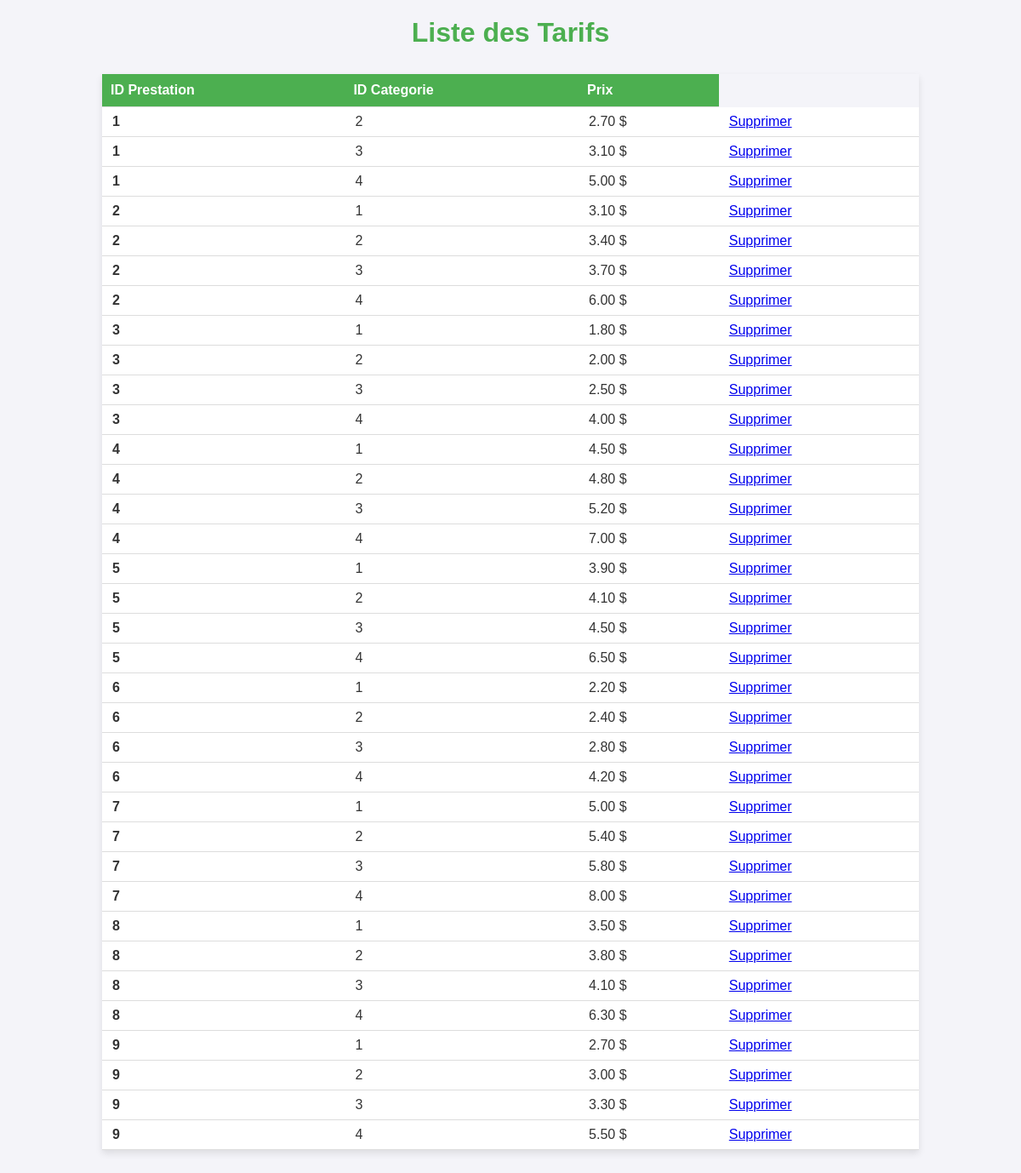
Page /Back-Office/View/tarifView.php (signed in) on the committed database.
### tables this page shows
CREATE TABLE `tarif` (
  `id_prestation` int(11) NOT NULL,
  `id_categorie` int(11) NOT NULL,
  `prix` decimal(10,2) DEFAULT NULL
);

### db.php (called while the page is built, shortened)
<?php
class Database {
    public function __construct() {
        $host = 'localhost';
        $dbname = 'restaurant';
        $username = 'root';
        $password = '';
        try {
            $this->pdo = new PDO("mysql:host=$host;dbname=$dbname;charset=utf8", $username, $password);
        } catch (PDOException $e) {
            die("Erreur de connexion : " . $e->getMessage());
        }
    }
}
?>

### Back-Office/Model/tarif.php (called while the page is built, shortened)
<?php
require_once '../../db.php';
class Tarif extends Database {
    public function getTarif() {
        $q = $this->pdo->query("SELECT * FROM tarif");
        return $q->fetchAll(PDO::FETCH_ASSOC);
    }
}
?>

### Back-Office/View/tarifView.php (the view, shortened to what this page needs)
<?php
include '../Model/tarif.php';
$model = new tarif();
$tarifs = $model->getTarif();
?>
<!DOCTYPE html>
<html lang="fr">
<head>
    <link rel="stylesheet" href="../Assets/css/ticket.css">
</head>
<body>
    <h1>Liste des Tarifs</h1>
    <table>
        <thead>
            <tr>
                <th>ID Prestation</th>
                <th>ID Categorie</th>
                <th>Prix</th>
            </tr>
        </thead>
        <tbody>
            <?php foreach ($tarifs as $tarif): ?>
                <tr>
                    <td><?= htmlspecialchars($tarif['id_prestation']) ?></td>
                    <td><?= htmlspecialchars($tarif['id_categorie']) ?></td>
                    <td><?= htmlspecialchars($tarif['prix']) ?> $</td>
                    <td>
                        <a href="../Controller/TarifControl.php?action=delete&id=<?= $tarif['id_prestation'] ?>&prix=<?= $tarif['prix'] ?>" class="btn-supprimer" onclick="return confirm('Êtes-vous sûr de vouloir supprimer ce tarif ?');">Supprimer</a>
                    </td>
                </tr>
            <?php endforeach; ?>
        </tbody>
    </table>
</body>
</html>

### Back-Office/Assets/css/ticket.css (style rules this page uses)
body { font-family: Arial, sans-serif; background-color: #f4f4f9; color: #333; margin: 0; padding: 0; }
h1 { text-align: center; color: #4CAF50; margin-top: 20px; }
table { width: 80%; margin: 30px auto; border-collapse: collapse; box-shadow: 0 4px 8px rgba(0, 0, 0, 0.1); }
th { background-color: #4CAF50; color: white; padding: 10px; text-align: left; }
td { background-color: #ffffff; padding: 8px 12px; text-align: left; border-bottom: 1px solid #ddd; }
td:first-child { font-weight: bold; }
th, td { border-bottom: 1px solid #ddd; }

### rows in the picture
tarif: id_prestation "1", id_categorie "2", prix "2.70"
tarif: id_prestation "1", id_categorie "3", prix "3.10"
tarif: id_prestation "1", id_categorie "4", prix "5.00"
tarif: id_prestation "2", id_categorie "1", prix "3.10"
tarif: id_prestation "2", id_categorie "2", prix "3.40"
tarif: id_prestation "2", id_categorie "3", prix "3.70"
tarif: id_prestation "2", id_categorie "4", prix "6.00"
tarif: id_prestation "3", id_categorie "1", prix "1.80"
tarif: id_prestation "3", id_categorie "2", prix "2.00"
tarif: id_prestation "3", id_categorie "3", prix "2.50"
tarif: id_prestation "3", id_categorie "4", prix "4.00"
tarif: id_prestation "4", id_categorie "1", prix "4.50"
tarif: id_prestation "4", id_categorie "2", prix "4.80"
tarif: id_prestation "4", id_categorie "3", prix "5.20"
tarif: id_prestation "4", id_categorie "4", prix "7.00"
tarif: id_prestation "5", id_categorie "1", prix "3.90"
tarif: id_prestation "5", id_categorie "2", prix "4.10"
tarif: id_prestation "5", id_categorie "3", prix "4.50"
tarif: id_prestation "5", id_categorie "4", prix "6.50"
tarif: id_prestation "6", id_categorie "1", prix "2.20"
tarif: id_prestation "6", id_categorie "2", prix "2.40"
tarif: id_prestation "6", id_categorie "3", prix "2.80"
tarif: id_prestation "6", id_categorie "4", prix "4.20"
tarif: id_prestation "7", id_categorie "1", prix "5.00"
tarif: id_prestation "7", id_categorie "2", prix "5.40"
tarif: id_prestation "7", id_categorie "3", prix "5.80"
tarif: id_prestation "7", id_categorie "4", prix "8.00"
tarif: id_prestation "8", id_categorie "1", prix "3.50"
tarif: id_prestation "8", id_categorie "2", prix "3.80"
tarif: id_prestation "8", id_categorie "3", prix "4.10"
tarif: id_prestation "8", id_categorie "4", prix "6.30"
tarif: id_prestation "9", id_categorie "1", prix "2.70"
tarif: id_prestation "9", id_categorie "2", prix "3.00"
tarif: id_prestation "9", id_categorie "3", prix "3.30"
tarif: id_prestation "9", id_categorie "4", prix "5.50"
